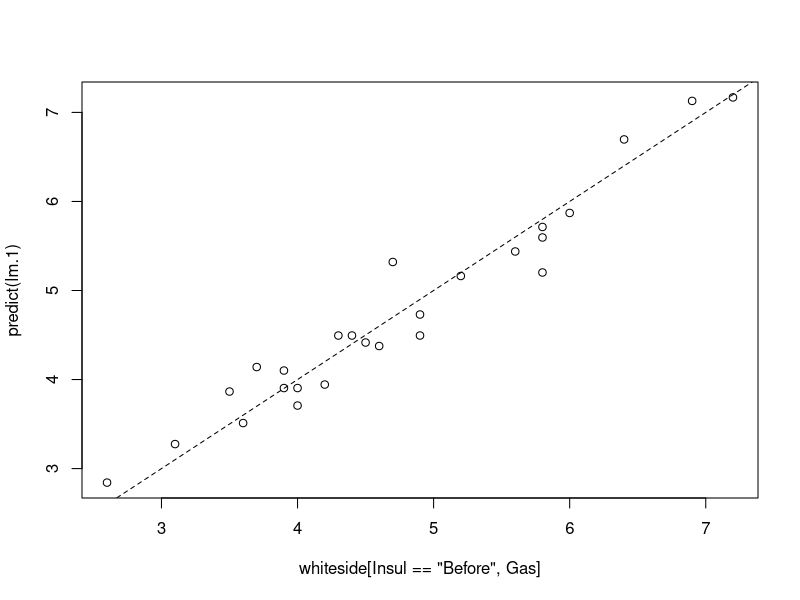
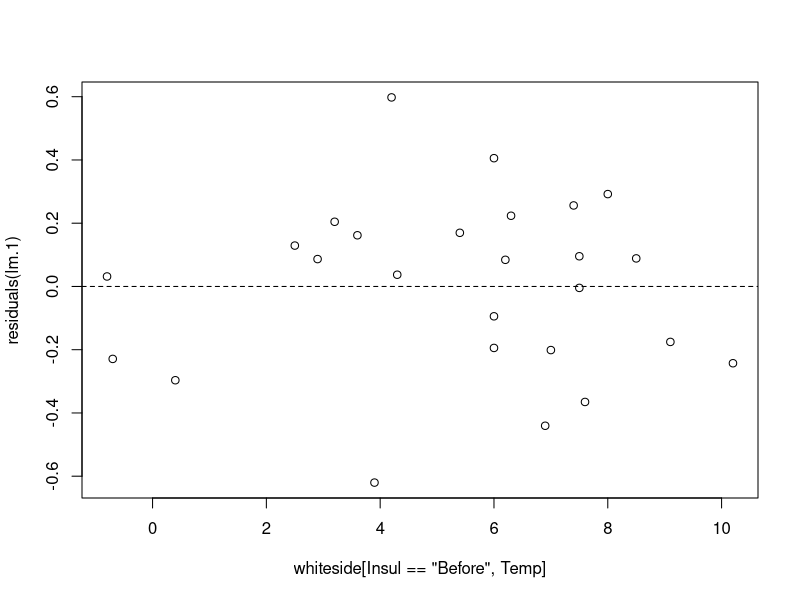
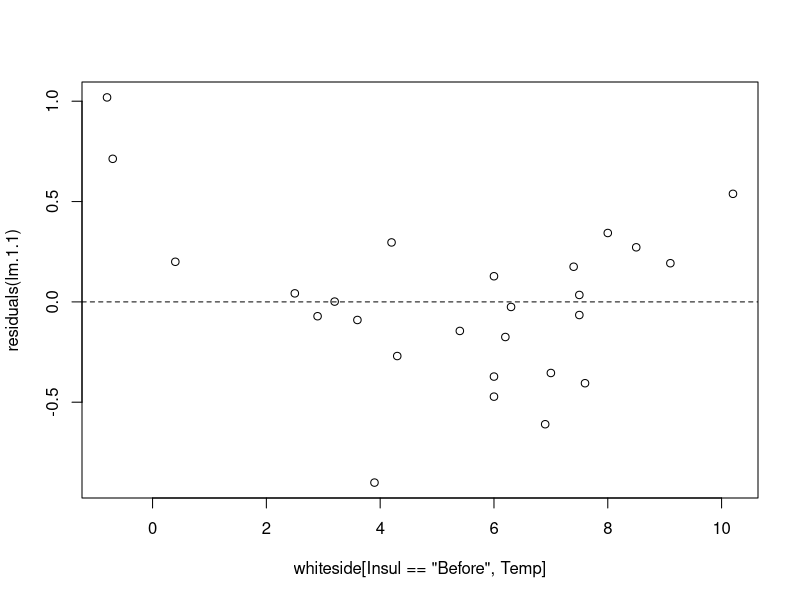
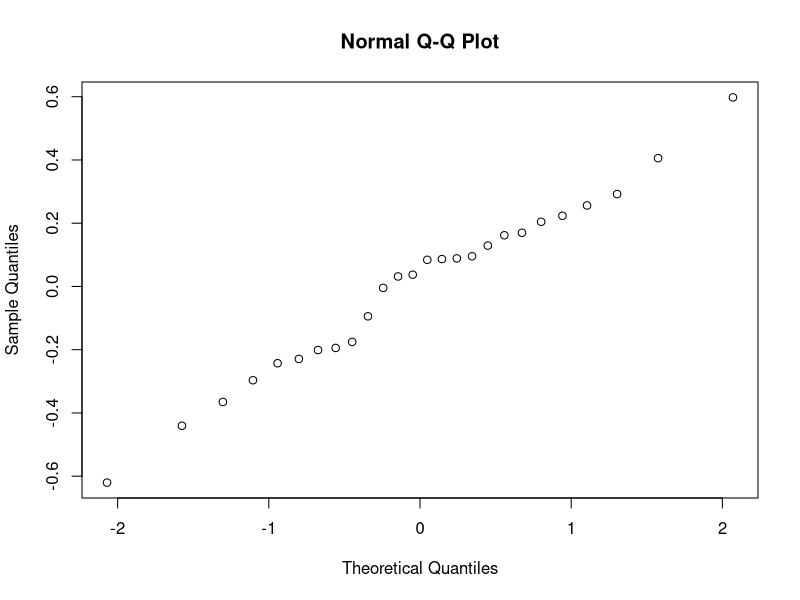
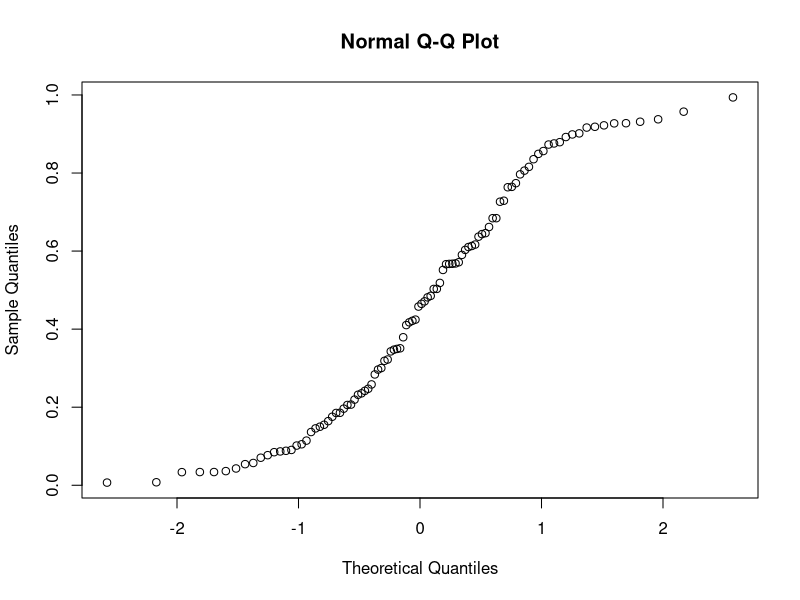
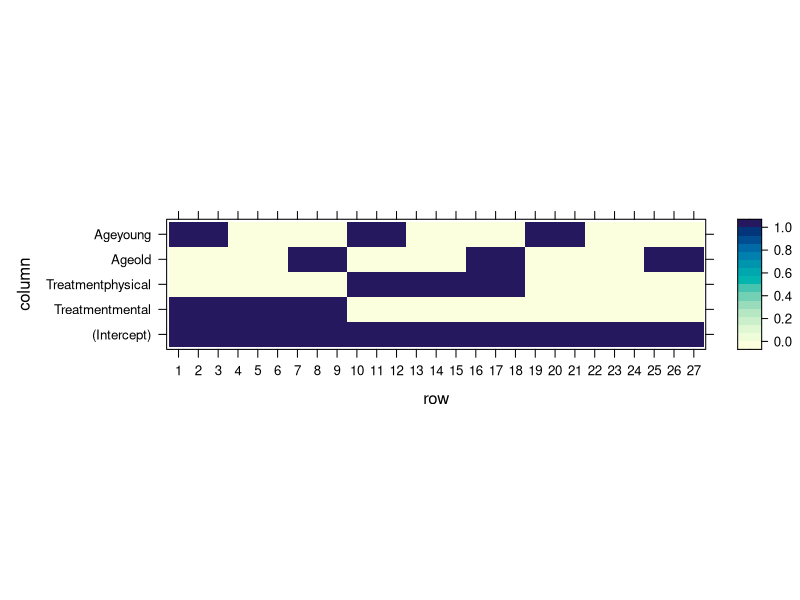

Source code (R) for these figures, in order:
## ---- chunk 1
library(MASS) # load the package
library(data.table) # for some data manipulations
data(whiteside) # load the data
head(whiteside) # inspect the data
## ---- chunk 2
library(data.table)
whiteside <- data.table(whiteside)
lm.1 <- lm(Gas~Temp, data=whiteside[Insul=='Before']) # OLS estimation 
## ---- chunk 3
class(lm.1)
## ---- chunk 4
str(lm.1)
## ---- chunk 5
coef(lm.1)
## ---- chunk 6
plot(predict(lm.1)~whiteside[Insul=='Before',Gas])
abline(0,1, lty=2) # lty=Line Type, 2 means dashed line
## ---- chunk 7
library(magrittr)
R2 <- function(y, y.hat){
  numerator <- (y-y.hat)^2 %>% sum
  denominator <- (y-mean(y))^2 %>% sum
  1-numerator/denominator
}
R2(y=whiteside[Insul=='Before',Gas], y.hat=predict(lm.1))
## ---- chunk 8
summary(lm.1)
## ---- chunk 9
plot(residuals(lm.1)~whiteside[Insul=='Before',Temp])
abline(0,0, lty=2)
## ---- chunk 10
lm.1.1 <- lm(Gas~I(Temp^2), data=whiteside[Insul=='Before',])
plot(residuals(lm.1.1)~whiteside[Insul=='Before',Temp]); abline(0,0, lty=2)
## ---- chunk 11
qqnorm(resid(lm.1))
## ---- chunk 12
qqnorm(runif(100))
## ---- chunk 13
summary.lm1 <- summary(lm.1)
coefs.lm1 <- summary.lm1$coefficients
coefs.lm1
## ---- chunk 14
coefs.lm1[2,1] + c(-2,2) * coefs.lm1[2,2]
## ---- chunk 15
head(swiss)
lm.5 <- lm(data=swiss, Fertility~Agriculture+Examination+Education+Education+Catholic+Infant.Mortality)
summary(lm.5)
## ---- chunk 16
lm.5 <- lm(data=swiss, Fertility~.)
summary(lm.5)
## ---- chunk 17
twoWay <- read.csv('data/dataset_anova_twoWay_comparisons.csv')
head(twoWay)
## ---- chunk 18
table(twoWay$Treatment, twoWay$Age)
## ---- chunk 19
lm.2 <- lm(StressReduction~.,data=twoWay)
summary(lm.2)
## ---- chunk 20
model.matrix(lm.2) %>% lattice::levelplot()
## ---- chunk 21
anova(lm.2)
## ---- chunk 22
lm.2.2 <- aov(StressReduction~.,data=twoWay)
class(lm.2.2)
summary(lm.2.2)
## ---- chunk 23
lm.3 <- lm(StressReduction~Treatment+Age+Treatment:Age-1,data=twoWay)
## ---- chunk 24
summary(lm.3)
## ---- chunk 25
anova(lm.2,lm.3, test='F')
## ---- chunk 26
coef(summary(lm.2))
## ---- chunk 27
library(multcomp)
my.contrast <- matrix(c(-1,0,1,0,0), nrow =  1)
lm.4 <- glht(lm.2, linfct=my.contrast)
summary(lm.4)
